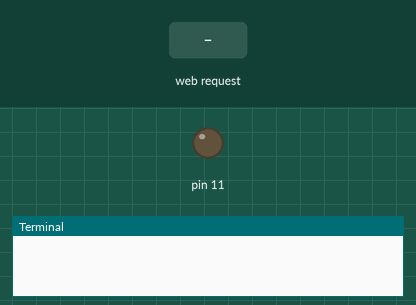
A program run on a simulated Raspberry Pi (header pin numbers). Parts: output pins drawn as LEDs (lit = HIGH), the last lines printed to the terminal. The inputs (shaded band) are chosen by the test bench. Web requests get an empty 200 reply after 0.4 s.

Above: at 1.2 s.
1.3 s: HTTP request for /led_on/ received
At 2.4 s:
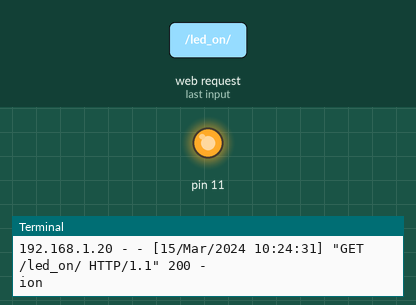
2.8 s: HTTP request for /airquality/ received
4.3 s: HTTP request for /pollen/ received
Timing chart, 0 to 7.3 s (numbered marks = the images above; inputs shaded):
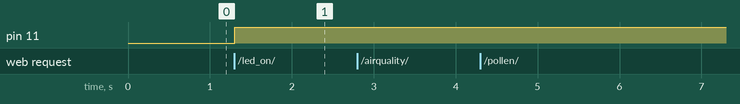

The program:

api_air_quality.py
```python
from http.server import HTTPServer, BaseHTTPRequestHandler

from io import BytesIO
import urllib.parse
import urllib.request
import RPi.GPIO as GPIO
from pygame import mixer
import json

GPIO.setmode(GPIO.BOARD)

GPIO.setup(11, GPIO.OUT)

led_on = False
alarm_on = False

API_KEY = "bf1f7b91ee47460a9ceef6d9ef11132a"


class SimpleHTTPRequestHandler(BaseHTTPRequestHandler):
    def __init__(self, request, client_address, server):
        super().__init__(request, client_address, server)
        print("ion")

    def param_get(self, param):
        val = urllib.parse.parse_qs(urllib.parse.urlparse(self.path).query).get(param, None)
        if val:
            return val[0]
        else:
            return ""

    def do_GET(self):
        global led_on, alarm_on
        self.send_response(200)
        self.end_headers()

        if self.path.startswith("/airquality/"):

            url = "https://api.breezometer.com/air-quality/v2/current-conditions?lat=" + self.param_get("lat") + "&lon=" + self.param_get("lon") + "&key=" + API_KEY + "&features=breezometer_aqi,dominant_pollutant_concentrations,sources_and_effects"

            print(url)
            contents = urllib.request.urlopen(url).read()

            self.wfile.write(contents)
            #self.wfile.write(str.encode(contents))

        if self.path.startswith("/pollen/"):
            url = "https://api.breezometer.com/pollen/v2/current-conditions?lat=" + self.param_get("lat") + "&lon=" + self.param_get("lon") + "&key=" + API_KEY + "&features=types_information"

            print(url)
            contents = urllib.request.urlopen(url).read()

            self.wfile.write(contents)
            #self.wfile.write(str.encode(contents))

        if self.path.startswith("/led/"):
            self.wfile.write(str.encode(json.dumps({"led_status": led_on})))

        if self.path.startswith("/led_on/"):
            GPIO.output(11, GPIO.HIGH)
            led_on = True

        if self.path.startswith("/led_off/"):
            GPIO.output(11, GPIO.LOW)
            led_on = False

        if self.path.startswith("/alarm/"):
            self.wfile.write(str.encode(json.dumps({"alarm_status": alarm_on})))

        if self.path.startswith("/alarm_on/"):
            mixer.init()
            mixer.music.load("alarm.mp3")
            mixer.music.play()
            alarm_on = True

        if self.path.startswith("/alarm_off/"):
            mixer.music.stop()
            alarm_on = False

    def do_POST(self):
        content_length = int(self.headers['Content-Length'])
        body = self.rfile.read(content_length)
        self.send_response(200)
        self.end_headers()
        response = BytesIO()
        response.write(b'This is POST request. ')
        response.write(b'Received: ')
        response.write(body)
        self.wfile.write(response.getvalue())


httpd = HTTPServer(('', 8000), SimpleHTTPRequestHandler)
httpd.serve_forever()
```

Measured:
- after the input at 1.3 s, pin 11: LOW → HIGH at once
